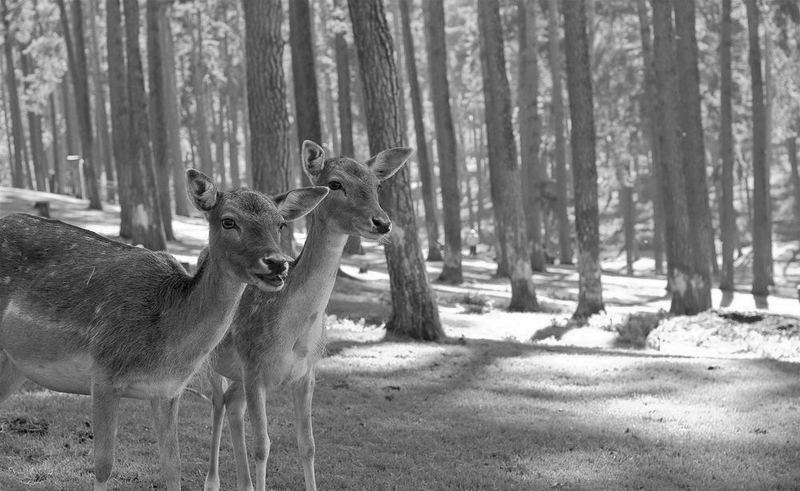
#> input picture Project2/deer.jpeg, 800 x 491 px
$ python image_compression.py --image deer.jpeg
#> lines starting #> are read from the running program, lines starting #| are printed output that depends on the picture
#> in compress_image, image is the input picture: shape (491, 800); min 0, max 255, mean 125.7
import numpy as np
import imageio
import argparse

def bw_compression(image, rank):
    u, s, v = np.linalg.svd(image, full_matrices=False)
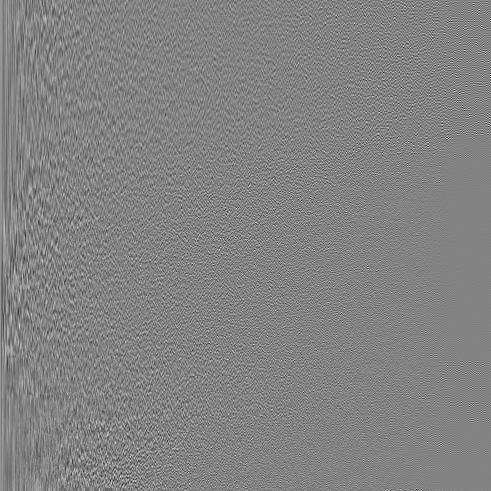
#> u: shape (491, 491) float64; min -0.329, max 0.312, mean 9.3e-05; drawn with min black and max white
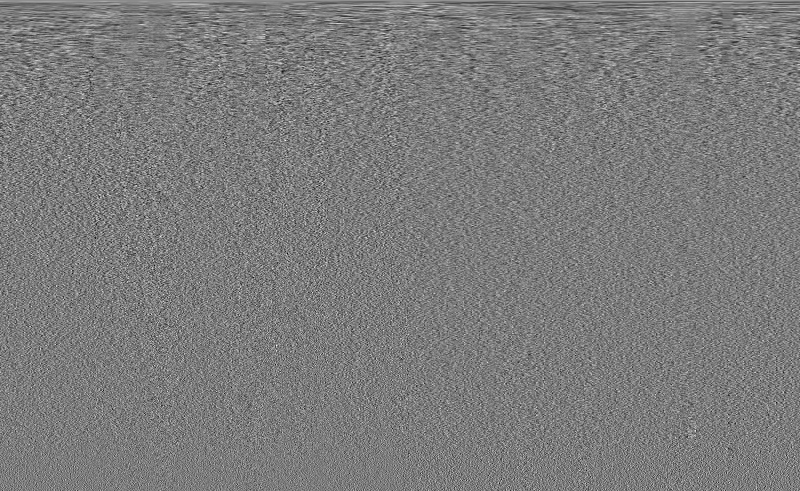
#> v: shape (491, 800) float64; min -0.193, max 0.204, mean 8.09e-05; drawn with min black and max white
#> s = 491 values, max 80239.6 at index 0, min 4.59 at index 490, mean 595.1
    compressed_image = np.dot(u[:, :rank], np.dot(np.diagflat(s[:rank]), v[:rank, :]))

    # Compute error of the low rank approximation using Frobenius norm
    error = np.sqrt(np.sum(s[rank:]**2)) / np.sqrt(np.sum(s**2))
#> error = 1

    return compressed_image, error


def color_compression(image, rank):
    compressed_image = []
    channel_errors = []

    for d in range(3):
        image_single_channel = image[:, :, d]

        # Compress the channel
        u, s, v = np.linalg.svd(image_single_channel, full_matrices=False)
        compressed_channel = np.dot(u[:, :rank], np.dot(np.diagflat(s[:rank]), v[:rank, :]))
        compressed_image.append(compressed_channel)

        # Compute error of the channel using the Frobenius norm
        error = np.sqrt(np.sum(s[rank:]**2)) / np.sqrt(np.sum(s**2))
        channel_errors.append(error)

    # Create compressed image by stacking each channel
    compressed_image = np.dstack(compressed_image)

    # Compute error by averaging the error on all channels
    error = np.mean(channel_errors)

    return compressed_image, error


def compress_image(image_path, rank):
    image = imageio.imread(image_path)

    if image.ndim == 2:
        compressed_image, error = bw_compression(image, rank)
#> error = 1
    else:
        compressed_image, error = color_compression(image, rank)

    # Save image
    imageio.imwrite(f'k{rank}_{round(error, 4)}_{image_path}', compressed_image)

    return error


# Create argument parser
arg_parser = argparse.ArgumentParser(
    description='Compress an image with a low rank approximation using SVD',
    allow_abbrev=False
)

arg_parser.add_argument(
    '-i',
    '--image',
    metavar='PATH',
    type=str,
    help='Path to the image'
)

arg_parser.add_argument(
    '-r',
    '--rank',
    metavar='RANK',
    type=int,
    help='Rank of the approximation'
)

args = arg_parser.parse_args()

error = compress_image(args.image, args.rank)
#> error = 1

print('Error of the low rank approximation using Frobenius norm: ', error)
#| Error of the low rank approximation using Frobenius norm:  1.0

$ run again, on Project2/new_york.jpeg
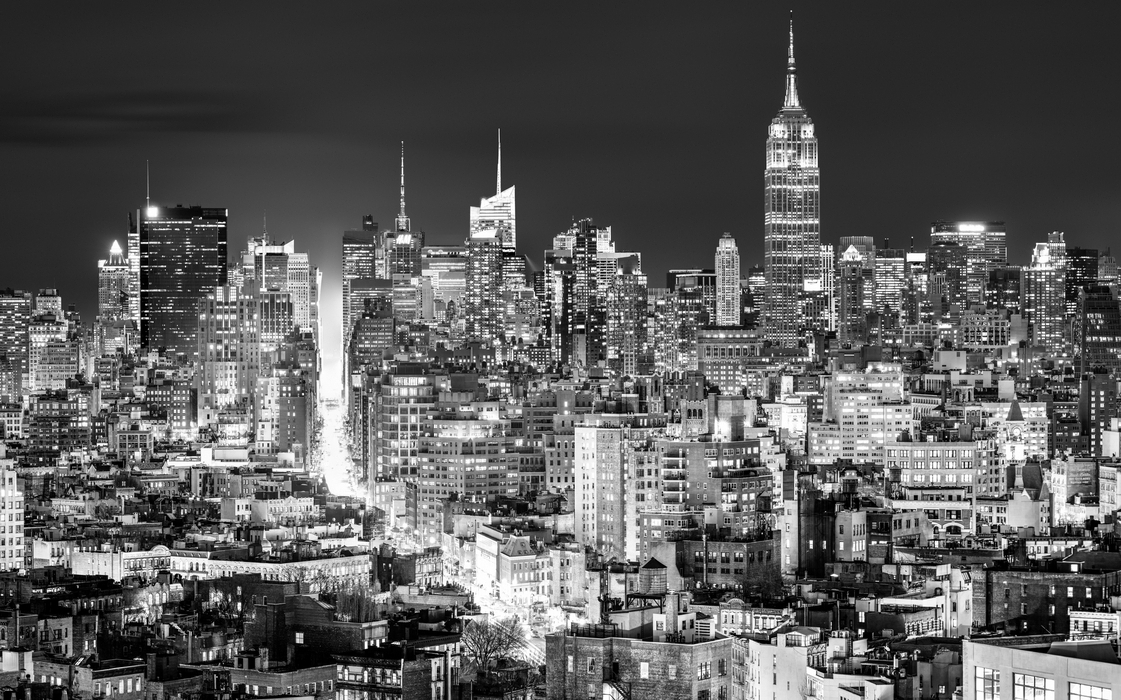
#> input picture Project2/new_york.jpeg, 1121 x 700 px
#> in compress_image, image is the input picture: shape (700, 1121); min 0, max 255, mean 91.2
#> in bw_compression, `u, s, v = np.linalg.svd(image, full_matrices=False)`:
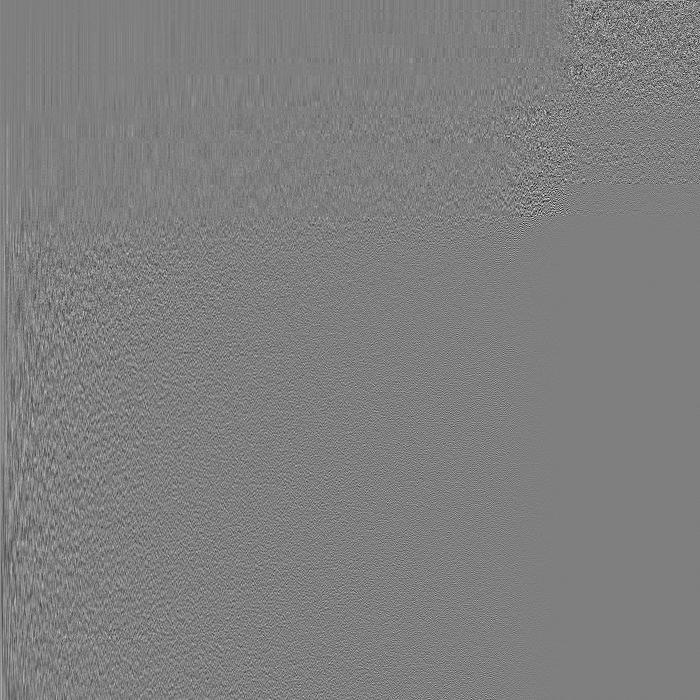
#> u: shape (700, 700) float64; min -0.338, max 0.339, mean 5.5e-05; drawn with min black and max white
#> in bw_compression, `u, s, v = np.linalg.svd(image, full_matrices=False)`:
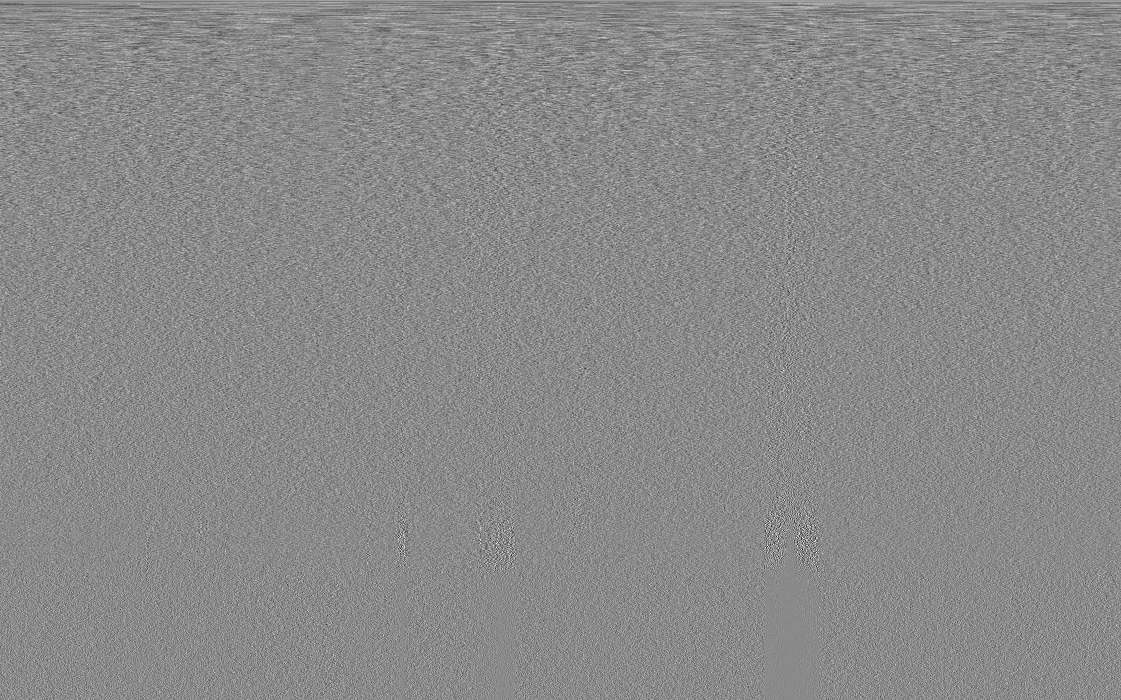
#> v: shape (700, 1121) float64; min -0.247, max 0.209, mean 3.57e-05; drawn with min black and max white
#> s = 700 values, max 86818.6 at index 0, min 9.54 at index 699, mean 1021.9
#> in bw_compression, `error = np.sqrt(np.sum(s[rank:]**2)) / np.sqrt(np.sum(s**2))`: error = 1
#| Error of the low rank approximation using Frobenius norm:  1.0
